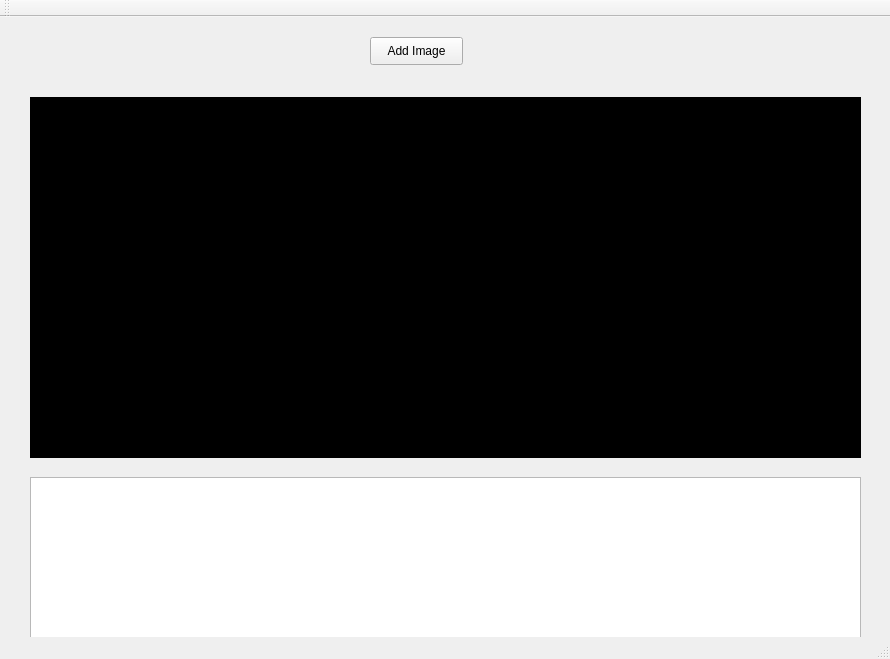
<?xml version="1.0" encoding="UTF-8"?>
<ui version="4.0">
 <class>MainWindow</class>
 <widget class="QMainWindow" name="MainWindow">
  <property name="geometry">
   <rect>
    <x>0</x>
    <y>0</y>
    <width>890</width>
    <height>659</height>
   </rect>
  </property>
  <property name="windowTitle">
   <string>MainWindow</string>
  </property>
  <widget class="QWidget" name="centralWidget">
   <widget class="QLabel" name="lblCurrentImage">
    <property name="geometry">
     <rect>
      <x>30</x>
      <y>80</y>
      <width>831</width>
      <height>361</height>
     </rect>
    </property>
    <property name="styleSheet">
     <string notr="true">background-color: rgb(0, 0, 0);</string>
    </property>
    <property name="text">
     <string/>
    </property>
    <property name="scaledContents">
     <bool>true</bool>
    </property>
   </widget>
   <widget class="QPushButton" name="btnAddImage">
    <property name="geometry">
     <rect>
      <x>370</x>
      <y>20</y>
      <width>93</width>
      <height>28</height>
     </rect>
    </property>
    <property name="text">
     <string>Add Image</string>
    </property>
   </widget>
   <widget class="QListWidget" name="lstImages">
    <property name="geometry">
     <rect>
      <x>30</x>
      <y>460</y>
      <width>831</width>
      <height>161</height>
     </rect>
    </property>
    <property name="maximumSize">
     <size>
      <width>16777215</width>
      <height>220</height>
     </size>
    </property>
    <property name="horizontalScrollBarPolicy">
     <enum>Qt::ScrollBarAsNeeded</enum>
    </property>
    <property name="iconSize">
     <size>
      <width>384</width>
      <height>216</height>
     </size>
    </property>
    <property name="verticalScrollMode">
     <enum>QAbstractItemView::ScrollPerItem</enum>
    </property>
    <property name="flow">
     <enum>QListView::LeftToRight</enum>
    </property>
    <property name="isWrapping" stdset="0">
     <bool>false</bool>
    </property>
    <property name="viewMode">
     <enum>QListView::IconMode</enum>
    </property>
   </widget>
  </widget>
  <widget class="QMenuBar" name="menuBar">
   <property name="geometry">
    <rect>
     <x>0</x>
     <y>0</y>
     <width>890</width>
     <height>26</height>
    </rect>
   </property>
  </widget>
  <widget class="QToolBar" name="mainToolBar">
   <attribute name="toolBarArea">
    <enum>TopToolBarArea</enum>
   </attribute>
   <attribute name="toolBarBreak">
    <bool>false</bool>
   </attribute>
  </widget>
  <widget class="QStatusBar" name="statusBar"/>
 </widget>
 <layoutdefault spacing="6" margin="11"/>
 <resources/>
 <connections/>
</ui>
